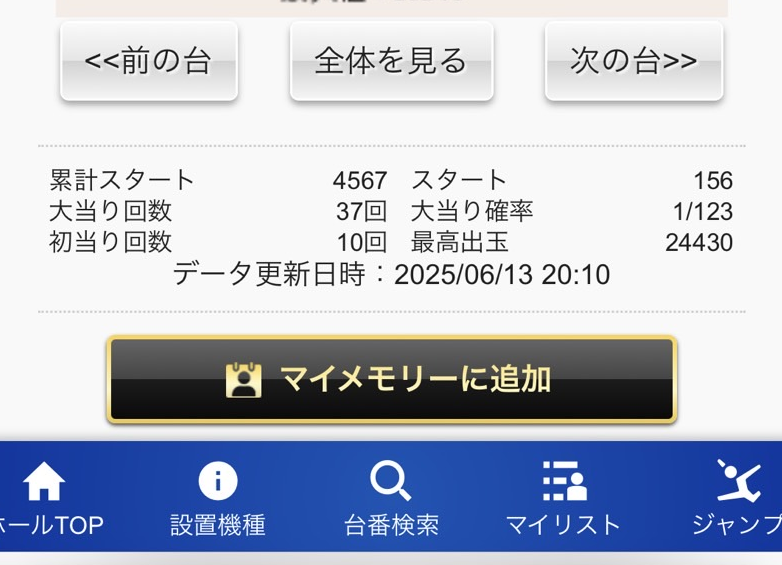
#> input picture debug_stats_region.png, 782 x 565 px; its folder holds only this picture in this run
$ python -i precise_max_value_extractor.py   (imports and definitions only)
#> lines starting #> are read from the running program, lines starting #| are printed output that depends on the picture
#!/usr/bin/env python3
"""
精密最大値抽出ツール
0ラインから正確な距離で「最大値：XXXX」パターンのみを抽出
"""

import cv2
import numpy as np
import pytesseract
from PIL import Image, ImageEnhance, ImageFilter
import glob
from pathlib import Path
import json
from datetime import datetime
import re

class PreciseMaxValueExtractor:
    def __init__(self):
        self.results = []

    def detect_zero_line(self, img):
        """ゼロライン検出"""
        gray = cv2.cvtColor(img, cv2.COLOR_BGR2GRAY)
        height, width = gray.shape

        search_top = height // 3
        search_bottom = height * 2 // 3
        search_region = gray[search_top:search_bottom, :]

        # 水平線検出
        edges = cv2.Canny(search_region, 50, 150)
        lines = cv2.HoughLines(edges, 1, np.pi/180, threshold=int(width*0.3))

        zero_candidates = []

        if lines is not None:
            for rho, theta in lines[0]:
                if abs(theta) < 0.1 or abs(theta - np.pi) < 0.1:
                    y = int(rho / np.sin(theta)) if abs(np.sin(theta)) > 0.1 else search_top
                    if 0 < y < search_region.shape[0]:
                        zero_candidates.append(search_top + y)

        # 濃い水平線検出
        for y in range(search_top, search_bottom):
            row = gray[y, :]
            dark_pixels = np.sum(row < 100)
            if dark_pixels > width * 0.7:
                zero_candidates.append(y)

        if zero_candidates:
            return int(np.median(zero_candidates))
        else:
            return 250  # デフォルト値

    def extract_precise_max_value(self, img_path):
        """最大値を正確に抽出"""
#> called with img_path = 'debug_stats_region.png'
        img = cv2.imread(img_path)
#> img is the input picture: shape (565, 782, 3); mean B, G, R 203.8, 188.1, 181.5
        if img is None:
            return None, None, "画像読み込み失敗"

        height, width = img.shape[:2]
#> height = 565; width = 782
        zero_y = self.detect_zero_line(img)
#> in detect_zero_line, `gray = cv2.cvtColor(img, cv2.COLOR_BGR2GRAY)`:
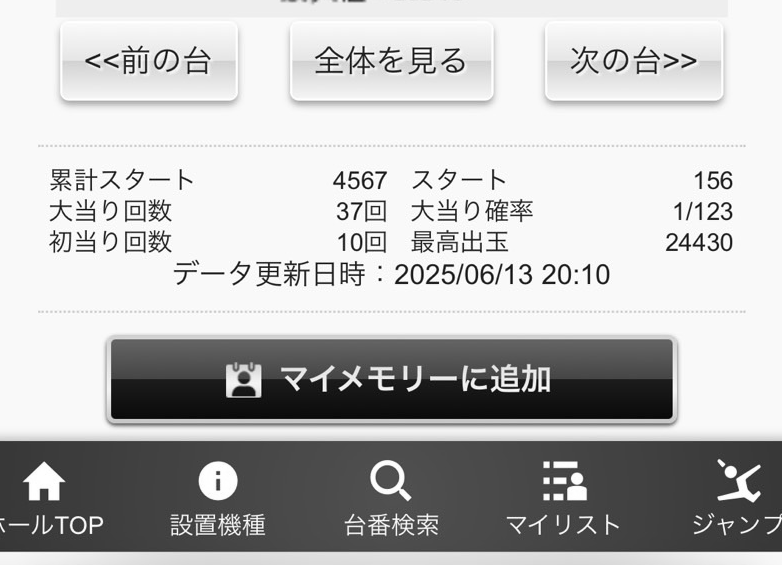
#> gray: shape (565, 782); min 2, max 255, mean 187.9
#> in detect_zero_line, `search_region = gray[search_top:search_bottom, :]`:
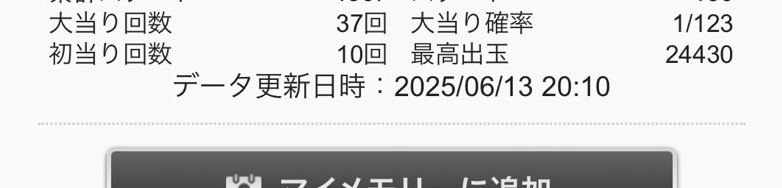
#> search_region: shape (188, 782); min 2, max 255, mean 216.5
#> in detect_zero_line, `edges = cv2.Canny(search_region, 50, 150)`:
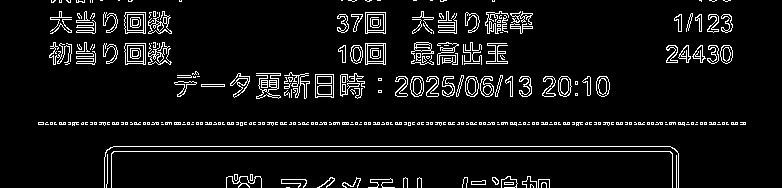
#> edges: shape (188, 782); 7% white in thin lines or dots
#> in detect_zero_line, `lines = cv2.HoughLines(edges, 1, np.pi/180, threshold=int(width*0.3))`: lines = [[151, 1.57], [146, 1.57], [124, 1.57], [122, 1.57]]
#> the loop in detect_zero_line, `for rho, theta in lines[0]:` made 1 pass
#> after the loop in detect_zero_line, `for rho, theta in lines[0]:`: zero_candidates = []
#> the loop in detect_zero_line, `for y in range(search_top, search_bottom):` made 188 passes
#> dark_pixels on passes 1 to 3: 49, 14, 2
#> after the loop in detect_zero_line, `for y in range(search_top, search_bottom):`: zero_candidates = [340, 341, 343, 344, 345, 346, 347, 348, 349, 350, 351, 352, 353, 354, 355, 356, 357, 358, 359, 360, 361, 362, 363]
#> zero_y = 352

        print(f"    0ライン検出位置: Y={zero_y}")
#|     0ライン検出位置: Y=352

        # 最大値テキストの正確な位置（0ラインから30-70px下）
        max_value_offsets = [30, 40, 45, 50, 60, 70]
        region_height = 25  # テキスト領域の高さ

        best_result = None
        best_confidence = 0

        for offset in max_value_offsets:
            text_y = zero_y + offset

            if text_y + region_height > height:
                continue

            # 右側中央付近（最大値テキストの位置）
            left_x = int(width * 0.3)
            right_x = int(width * 0.8)

            text_region = img[text_y:text_y + region_height, left_x:right_x]

            # より大きな領域で処理（広い範囲）
            extended_region = img[text_y-10:text_y + region_height+10, int(width * 0.2):int(width * 0.9)]

            # 両方の領域でOCRを試行
            for region, region_name in [(text_region, "標準"), (extended_region, "拡張")]:
                if region.size == 0:
                    continue

                try:
                    # 高精度OCR前処理
                    processed_img = self.advanced_preprocess(region)

                    # より包括的なOCR設定
                    ocr_config = '--oem 3 --psm 6 -l jpn+eng'
                    text = pytesseract.image_to_string(processed_img, config=ocr_config)

                    print(f"      オフセット{offset}px ({region_name}): '{text.strip()}'")

                    # 最大値パターンを厳密にマッチング
                    patterns = [
                        r'最大値[：:\s]*([0-9,]+)',  # 最大値：XXXX
                        r'最大[：:\s]*([0-9,]+)',    # 最大：XXXX
                        r'MAX[：:\s]*([0-9,]+)',     # MAX：XXXX
                    ]

                    for pattern in patterns:
                        matches = re.findall(pattern, text)
                        if matches:
                            try:
                                value = int(matches[0].replace(',', ''))
                                # 妥当な範囲チェック（100-50000程度）
                                if 100 <= value <= 50000:
                                    # 「最大値」という文字列が含まれているかで信頼度を決定
                                    confidence = 10 if '最大値' in text else 5
                                    if '最大' in text:
                                        confidence += 3

                                    if confidence > best_confidence:
                                        best_result = {
                                            'value': value,
                                            'text': text.strip(),
                                            'offset': offset,
                                            'region': region_name,
                                            'confidence': confidence
                                        }
                                        best_confidence = confidence
                                        print(f"        ✅ 最大値候補: {value:,} (信頼度: {confidence})")
                                    break
                            except ValueError:
                                continue

                except Exception as e:
                    print(f"        OCRエラー ({region_name}): {str(e)}")
                    continue
#> this loop made 1 pass
#> text_y on pass 1: 382
#> pass 1, in extract_precise_max_value, `text_region = img[text_y:text_y + region_height, left_x:right_x]`:
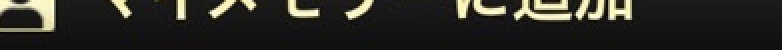
#> text_region: shape (25, 391, 3) (shown 2 times larger); mean B, G, R 36.6, 41.5, 42.6
#> pass 1, in extract_precise_max_value, `extended_region = img[text_y-10:text_y + region_height+10, int(width *..`:
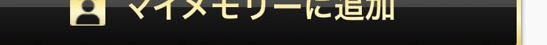
#> extended_region: shape (45, 547, 3); mean B, G, R 51.2, 57, 58.4
#> pass 1, in advanced_preprocess, `img_pil = img_pil.convert('L')`:
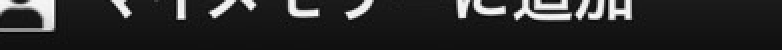
#> img_pil: PIL image 391x25 L (shown 2 times larger); min 4, max 252, mean 41.3
#> after the loop:
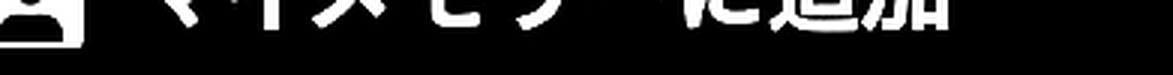
#> processed_img: PIL image 2346x150 L (shown at 1/2 size); min 0, max 255, mean 30.1
#> after the loop, best_confidence = 0

        if best_result:
            return best_result['value'], best_result, None
        else:
            return None, None, "最大値パターンが見つかりません"

    def advanced_preprocess(self, img):
        """高度なOCR前処理"""
        if isinstance(img, np.ndarray):
            img_pil = Image.fromarray(cv2.cvtColor(img, cv2.COLOR_BGR2RGB))
        else:
            img_pil = img

        # グレースケール変換
        img_pil = img_pil.convert('L')

        # コントラスト大幅強化
        enhancer = ImageEnhance.Contrast(img_pil)
        img_pil = enhancer.enhance(4.0)

        # 大幅リサイズ
        width, height = img_pil.size
        img_pil = img_pil.resize((width * 6, height * 6), Image.LANCZOS)

        # シャープ化
        img_pil = img_pil.filter(ImageFilter.SHARPEN)

        return img_pil

    # [213 lines left out: functions process_all_images, save_results, create_html_report, not called in this run]

# [27 lines not run here, left out]

#> (the run stopped early here; a loop or call above may not have finished)
